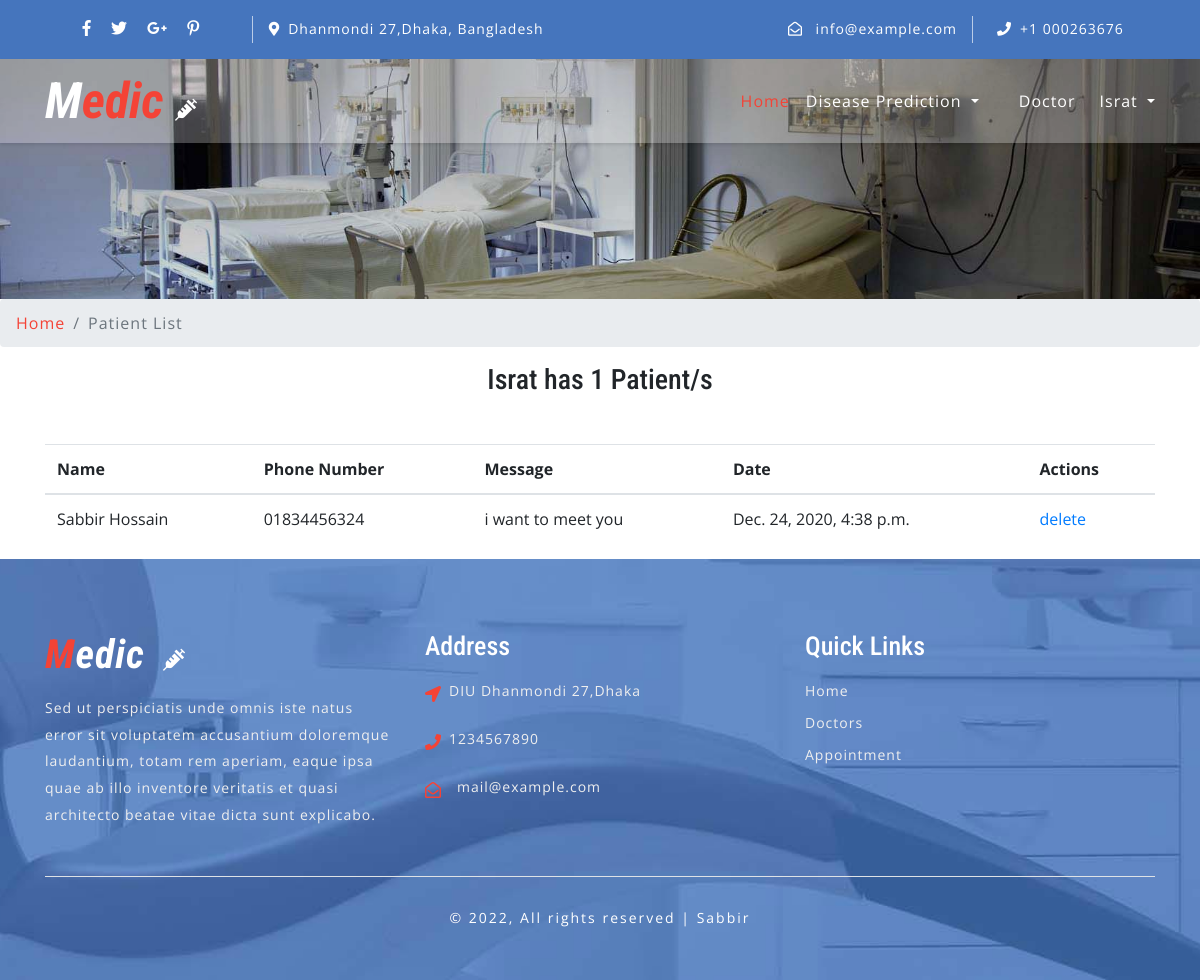
/appoinment/patient/ (signed in), run on the app's committed database.
### accounts/models.py (models this page shows, shortened)
class User(AbstractUser):
    username = None
    role = models.CharField(max_length=12, error_messages={
        'required': "Role must be provided"
    })
    gender = models.CharField(max_length=10, blank=True, null=True, default="")
    email = models.EmailField(unique=True, blank=False,
                              error_messages={
                                  'unique': "A user with that email already exists.",
                              })
    phone_number = models.CharField(unique=True, blank=True, null=True, max_length=20,
                                    error_messages={
                                        'unique': "A user with that phone number already exists."
                                    })
    USERNAME_FIELD = "email"
    REQUIRED_FIELDS = []
    objects = UserManager()

### appoinment/models.py (models this page shows, shortened)
class TakeAppointment(models.Model):
    user = models.ForeignKey(User, on_delete=models.CASCADE)
    appointment = models.ForeignKey(Appointment, on_delete=models.CASCADE)
    full_name = models.CharField(max_length=100)
    message = models.TextField()
    phone_number = models.CharField(max_length=120)
    date = models.DateTimeField(default=timezone.now)

### appoinment/views.py (the view)
# urls.py: path('patient/', PatientListView.as_view(), name='patient-list'),
class PatientListView(ListView):
    model = TakeAppointment
    context_object_name = 'patients'
    template_name = "appointment/patient_list.html"
    def get_queryset(self):
        return self.model.objects.filter(appointment__user_id=self.request.user.id).order_by('-id')

### appoinment/templates/appointment/patient_list.html (shortened to what this page needs)
{% extends 'base.html' %}
{% load static %}
{% block content %}
<div class="inner-banner-w3ls">
</div>
<div class="breadcrumb-agile">
    <div aria-label="breadcrumb">
        <ol class="breadcrumb">
            <li class="breadcrumb-item">
                <a href="/">Home</a>
            </li>
            <li class="breadcrumb-item active" aria-current="page">Patient List</li>
        </ol>
    </div>
</div>
    <section class="dentist-area section-padding-50-0">
        <div class="container" style="align-items: center; justify-content: center;display: flex;">
            <div class="col-12 col-sm-6 col-md-4">
                <h3 style="align-items: center;justify-content: center;display: flex"> {{ request.user.first_name }} has {{ patients.count }}
                    Patient/s</h3>
            </div>
        </div>
    </section>
    <section class="dentist-area section-padding-30-0">
        <div class="container">
            <table class="table">
                <thead>
                <tr>
                    <th scope="col">Name</th>
                    <th scope="col">Phone Number</th>
                    <th scope="col">Message</th>
                    <th scope="col">Date</th>
                    <th scope="col">Actions</th>
                </tr>
                </thead>
                <tbody>
                {% for patient in patients %}
                    <tr>
                        <td>{{ patient.full_name }}</td>
                        <td> {{ patient.phone_number }}</td>
                        <td> {{ patient.message }}</td>
                        <td> {{ patient.date }}</td>
                        <td>
                            <a href="{% url 'delete-patient' patient.id %}">
                                <span class="">delete</span>
                            </a>
                        </td>
                    </tr>
                {% endfor %}
                </tbody>
            </table>
        </div>
    </section>
{% endblock %}

### home/templates/partials/navbar.html (shortened to what this page needs)
	<header>
		<div class="top-bar py-3">
			<div class="container">
				<div class="row">
					<div class="col-lg-7 top-social-agile">
						<div class="row">
							<ul class="col-lg-4 col-6 top-right-info text-center">
								<li>
									<a href="#">
										<i class="fab fa-facebook-f"></i>
									</a>
								</li>
								<li class="mx-3">
									<a href="#">
										<i class="fab fa-twitter"></i>
									</a>
								</li>
								<li>
									<a href="#">
										<i class="fab fa-google-plus-g"></i>
									</a>
								</li>
								<li class="ml-3">
									<a href="#">
										<i class="fab fa-pinterest-p"></i>
									</a>
								</li>
							</ul>
							<div class="col-6 header-top_w3layouts pl-3 text-lg-left text-center">
								<p class="text-white">
									<i class="fas fa-map-marker-alt mr-2"></i>Dhanmondi 27,Dhaka, Bangladesh</p>
							</div>
						</div>
					</div>
					<div class="col-lg-5 top-social-agile text-lg-right text-center">
						<div class="row">
							<div class="col-lg-7 col-6 top-w3layouts">
								<p class="text-white">
									<i class="far fa-envelope-open mr-2"></i>
									<a href="" class="text-white">info@example.com</a>
								</p>
							</div>
							<div class="col-lg-5 col-6 header-w3layouts pl-4 text-lg-left">
								<p class="text-white">
									<i class="fas fa-phone mr-2"></i>+1 000263676</p>
							</div>
						</div>
					</div>
				</div>
			</div>
		</div>
	</header>
	<div id="home">
		<div class="main-top py-1">
			<nav class="navbar navbar-expand-lg navbar-light fixed-navi">
				<div class="container">
					<h1>
						<a class="navbar-brand font-weight-bold font-italic" href="{% url 'home' %}">
							<span>M</span>edic
							<i class="fas fa-syringe"></i>
						</a>
					</h1>
					<div class="collapse navbar-collapse text-center" id="navbarSupportedContent">
						<ul class="navbar-nav ml-lg-auto">
							<li class="nav-item active mt-lg-0 mt-3">
								<a class="nav-link" href="{% url 'home' %}">Home
								</a>
							</li>
							<li class="nav-item dropdown nav-item  mx-lg-3 my-lg-0 my-3">
								<a class="nav-link dropdown-toggle" href="#" id="navbarDropdown" role="button" data-toggle="dropdown"
								    aria-haspopup="true" aria-expanded="false">
									Disease Prediction
								</a>
							</li>
							<li class="nav-item mx-lg-4">
								<a class="nav-link" href="{% url 'doctor' %}">Doctor</a>
							</li>
							{% if request.user.is_authenticated and request.user.role == 'doctor' %}
							<li class="nav-item dropdown">
								<a class="nav-link dropdown-toggle" href="#" id="navbarDropdown" role="button" data-toggle="dropdown"
									aria-haspopup="true" aria-expanded="false">
									{{ request.user.first_name }}
								</a>
							</li>
						{% endif %}
					</div>
				</div>
			</nav>
		</div>
	</div>

### home/static/css/style.css (style rules this page uses)
body { padding: 0; margin: 0; background: #FFF; font-family: 'Open Sans', sans-serif; }
body a { transition: 0.5s all; -webkit-transition: 0.5s all; -moz-transition: 0.5s all; -o-transition: 0.5s all; -ms-transition: 0.5s all; text-decoration: none; }
h1, h2, h3, h4, h5, h6 { margin: 0; padding: 0; font-family: 'Roboto Condensed', sans-serif; }
p { margin: 0; padding: 0; font-family: 'Open Sans', sans-serif; font-size: 15px; letter-spacing: 1px; line-height: 1.9; color: #999; }
ul, ol { margin: 0; padding: 0; }
.top-bar { background: #4575bd; }
.top-right-info li i { color: #fff; transition: 0.5s all; -webkit-transition: 0.5s all; -moz-transition: 0.5s all; -o-transition: 0.5s all; -ms-transition: 0.5s all; }
.top-right-info li { display: inline-block; }
.header-top_w3layouts p, .header-w3layouts p, .top-w3layouts p { font-size: 14px; }
.header-top_w3layouts, .header-w3layouts { border-left: 1px solid rgba(255, 255, 255, 0.63); }
div#home { position: relative; }
.main-top { position: absolute; z-index: 999; width: 100%; background: rgba(255, 255, 255, 0.26); box-shadow: 0 2px 3px 0 rgba(0, 0, 0, 0.1); -webkit-transition: background-color .1s ease-in-out; -moz-transition: background-color .1s ease-in-out; -ms-transition: background-color .1s ease-in-out; -o-transition: background-color .1s ease-in-out; transition: background-color .1s ease-in-out; }
.navbar-light .navbar-nav .nav-link { padding: 0; color: #fff; background: transparent; font-size: 16px; letter-spacing: 1px; }
.navbar-light .navbar-nav .show>.nav-link, .navbar-light .navbar-nav .active>.nav-link, .navbar-light .navbar-nav .nav-link.show, .navbar-light .navbar-nav .nav-link.active, .navbar-light .navbar-nav .nav-link:hover, .navbar-light .navbar-nav .nav-link:focus { color: #f44336; }
nav.fixed-navi ul { list-style: none; margin: 0; padding: 0; }
nav.fixed-navi ul li { float: left; }
a.navbar-brand { color: #f44336; font-size: 50px; padding: 0; }
.navbar-light .navbar-brand, .navbar-light .navbar-brand:hover, .navbar-light .navbar-brand:focus, .w3l-footer h2 a span { color: #f44336; }
a.navbar-brand span { color: #fff; }
a.navbar-brand i, .w3l-footer h2 a i { color: #fff; font-size: 22px; }
.inner-banner-w3ls { background: url(../images/banner3.jpg) no-repeat center; background-size: cover; -webkit-background-size: cover; -moz-background-size: cover; -o-background-size: cover; -moz-background-size: cover; height: 20vw; }
.breadcrumb li a { color: #f44336; }
.breadcrumb li { letter-spacing: 1px; color: #000; }

### data on the page
User: user.first_name "Israt"
TakeAppointment: full_name "Sabbir Hossain", phone_number "01834456324", message "i want to meet you", date "Dec. 24, 2020, 4:38 p.m."

### other printed values
{{ patients.count }} "1"
